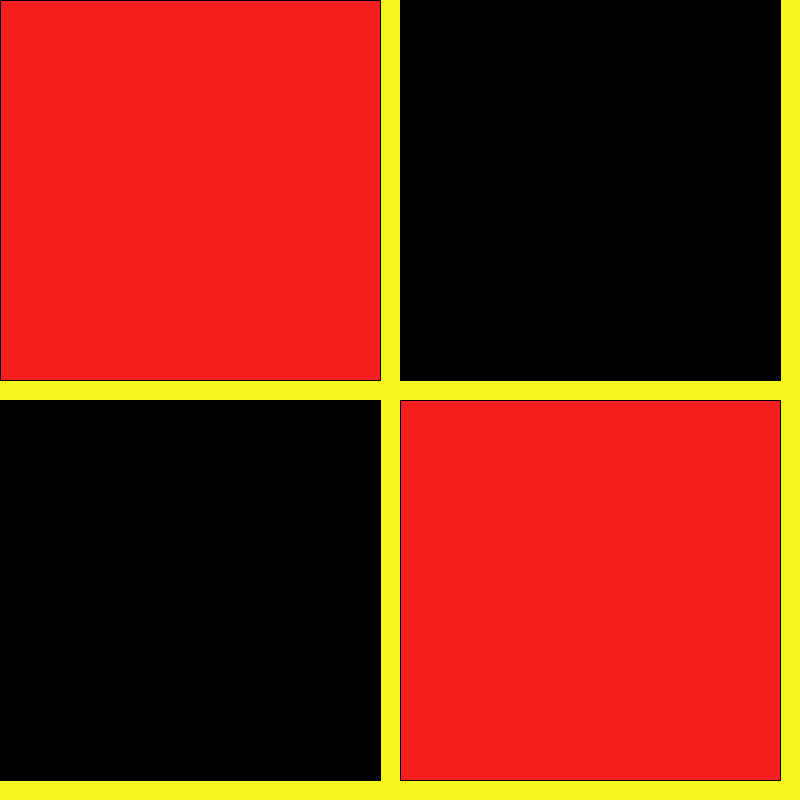
Frame 1 (no input)
Frame 60 (the mouse pressed at the canvas centre just before this capture): identical to frame 1, image omitted
Frame 120 (the mouse held since frame 60 and released just before this capture): identical to frame 1, image omitted

The Processing sketch that drew this single still picture (run headless with seeded random() and noise(); from frame 60 on, the mouse is pressed at the canvas centre):

// Processing sketch: question_1
// ── question_1.pde
/* 
Draw a 2x2 checker board. Have a yellow background and red/black squares that do not overlap or touch.  You should draw all 4 rectangles in your picture. 
*/

////////////////////////
// Globals
////////////////////////

final color blackSquare = color(0);
final color redSquare = color(245, 30, 30);
final color background = color(245, 245, 30);

int drawColour;
int numSquares;
int squareSpaceWidth;
float squareWidth;

////////////////////////
// Setup
////////////////////////

void setup() {
    background(background);
    size(800, 800);
    rectMode(CORNER);
    numSquares = 2;
    squareSpaceWidth = width/numSquares;
    squareWidth = squareSpaceWidth*0.95;
}

////////////////////////
// Drawing
////////////////////////

void draw() {
    drawGrid();
}

void drawGrid() {
    int rowCount = 0;
    while (rowCount < numSquares) {
        int colCount = 0;

        while (colCount < numSquares) {
            drawColour = ((colCount + rowCount) % 2 == 0) ? redSquare : blackSquare;
            drawSquare(squareSpaceWidth*rowCount, squareSpaceWidth*colCount, drawColour);
            colCount++;
        }
        rowCount++;
    }
}
void drawSquare(int x, int y, color colour) {
    fill(colour);
    square(x, y, squareWidth);
}
